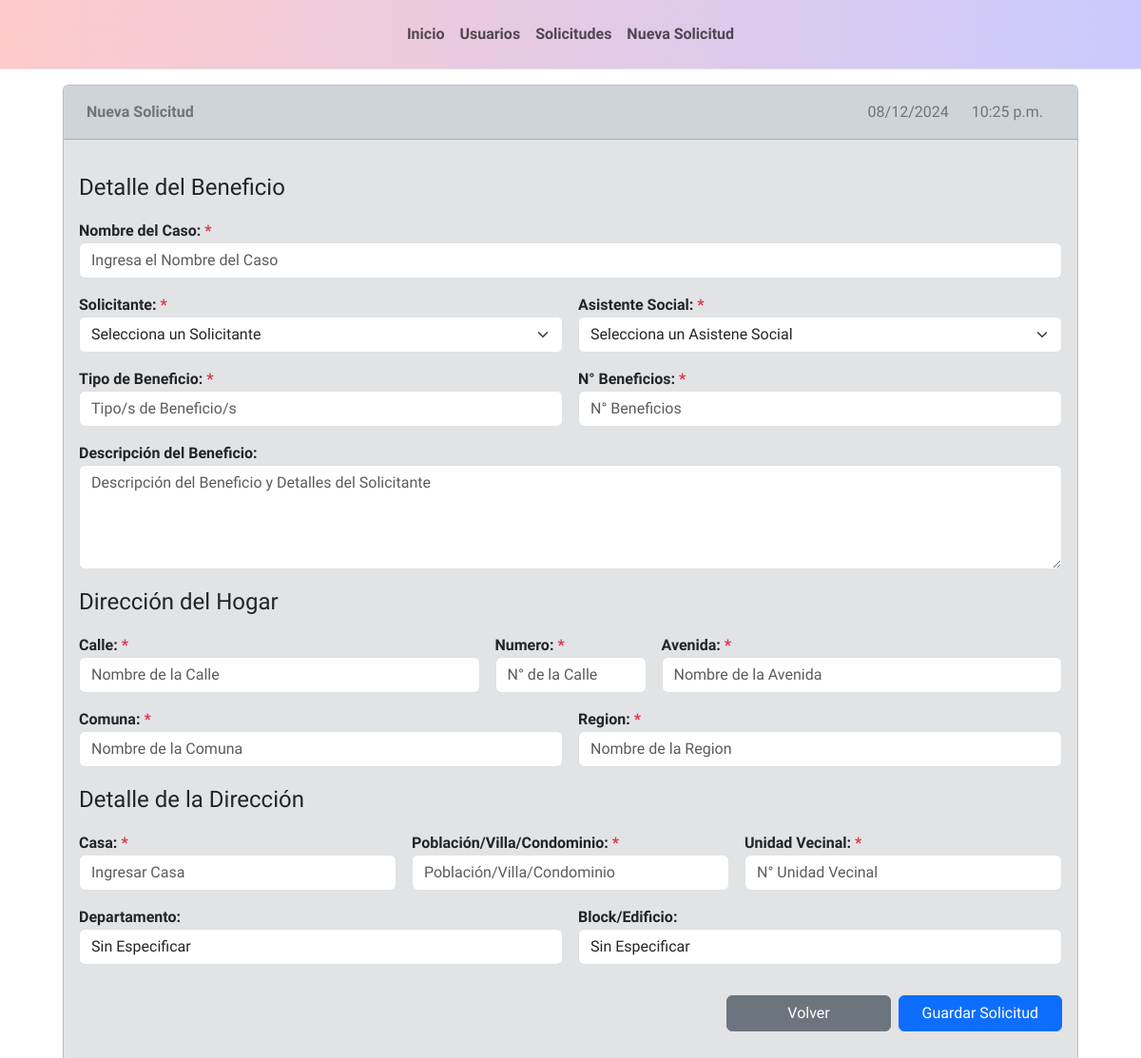
Page /ingresar_solicitud on the earlier database version.
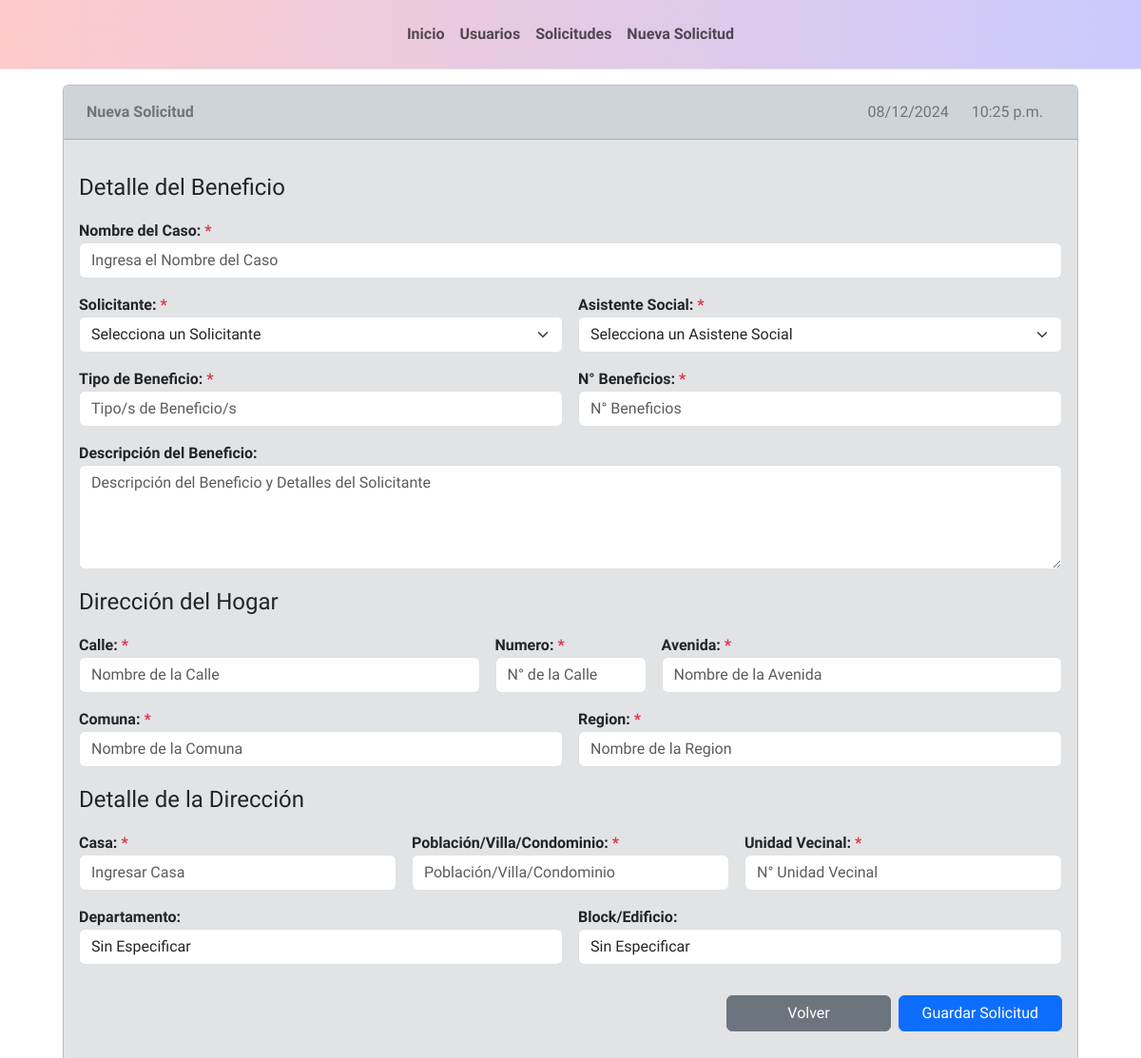
Same page on the later database version.
### solicitudes/models.py (models this page shows)
class Asistente_Social(models.Model):
    rutAsistenteSocial = models.CharField(max_length=13, primary_key=True)
    nombres = models.CharField(max_length=150, blank=False, null=False)
    apellidos = models.CharField(max_length=150, blank=False, null=False)
    telefono = models.IntegerField(blank=False, null=False)
    edad = models.IntegerField(blank=False, null=False)
    correo = models.CharField(max_length=150, blank=False, null=False)
    def __str__(self):
        return str(self.nombres +" "+ self.apellidos)

class Solicitante(models.Model):
    rutSolicitante = models.CharField(max_length=13, primary_key=True)
    primerNombre = models.CharField(max_length=100, blank=False, null=False)
    segundoNombre = models.CharField(max_length=160, blank=True, null=True)
    primerApellido = models.CharField(max_length=100, blank=False, null=False)
    segundoApellido = models.CharField(max_length=160, blank=True, null=True)
    telefono = models.IntegerField(blank=False, null=False)
    edad = models.IntegerField(blank=False, null=False)
    correo = models.EmailField(max_length=150, blank=False, null=False)
    grupoFamiliar = models.CharField(max_length=150, blank=False, null=False)
    def __str__(self):
        return str(self.rutSolicitante)

### solicitudes/views.py (the view)
# urls.py: path('ingresar_solicitud', views.addSolicitud, name='ingresar_solicitud'),
def addSolicitud(request):
    context = {}
    formSolicitud = SolicitudForm
    fecha = datetime.now().date()
    hora = datetime.now().time()
    context ['fechaLocal'] = fecha
    context ['horaLocal'] = hora
    if 'guardarSolicitud' in request.POST:
        formSolicitud = SolicitudForm(request.POST)
        formSolicitud.save()
        return redirect('obtener_solicitudes')
    context['formSolicitud'] = formSolicitud
    return render(request, 'solicitud/solicitud_add.html', context)

### solicitudes/templates/solicitud/solicitud_add.html (shortened to what the changed rows need)
{% extends 'components/base.html' %}
{% load static %}
{% block content %}
{% include 'components/navbar.html' %}
<div class="margin-default">
    <div class="container">
        <div class="row align-items-start grid row-gap-3">
            <div class="col">
                <div class="bg-secondary-subtle card">
                    <div class="card-body">
                        <form class="row g-3" method="post">
                            <div class="col-12">
                                {{ formSolicitud.nombreCasoSolicitud.label_tag }} <span class="text-danger">*</span>
                                {{ formSolicitud.nombreCasoSolicitud }}
                            </div>
                            <div class="col-md-6">
                                {{ formSolicitud.fkRutSolicitante.label_tag }} <span class="text-danger">*</span>
                                {{ formSolicitud.fkRutSolicitante }}
                            </div>
                            <div class="col-md-6">
                                {{ formSolicitud.fkRutAsistenteSocial.label_tag }} <span class="text-danger">*</span>
                                {{ formSolicitud.fkRutAsistenteSocial }}
                            </div>
                            <div class="col-md-6">
                                {{ formSolicitud.beneficio.label_tag }} <span class="text-danger">*</span>
                                {{ formSolicitud.beneficio }}
                            </div>
                            <div class="col-md-6">
                                {{ formSolicitud.cantidadBeneficios.label_tag }} <span class="text-danger">*</span>
                                {{ formSolicitud.cantidadBeneficios }}
                            </div>
                            <div class="col-12">
                                {{ formSolicitud.descripcionBeneficio.label_tag }}
                                {{ formSolicitud.descripcionBeneficio }}
                            </div>
                            <div class="col-md-5">
                                {{ formSolicitud.nombreCalle.label_tag }} <span class="text-danger">*</span>
                                {{ formSolicitud.nombreCalle }}
                            </div>
                            <div class="col-md-2">
                                {{ formSolicitud.numeroCalle.label_tag }} <span class="text-danger">*</span>
                                {{ formSolicitud.numeroCalle }}
                            </div>
                            <div class="col-md-5">
                                {{ formSolicitud.nombreAvenida.label_tag }} <span class="text-danger">*</span>
                                {{ formSolicitud.nombreAvenida }}
                            </div>
                            <div class="col-md-6">
                                {{ formSolicitud.nombreComuna.label_tag }} <span class="text-danger">*</span>
                                {{ formSolicitud.nombreComuna }}
                            </div>
                            <div class="col-md-6">
                                {{ formSolicitud.nombreRegion.label_tag }} <span class="text-danger">*</span>
                                {{ formSolicitud.nombreRegion }}
                            </div>
                            <div class="col-md-4">
                                {{ formSolicitud.casa.label_tag }} <span class="text-danger">*</span>
                                {{ formSolicitud.casa }}
                            </div>
                            <div class="col-md-4">
                                {{ formSolicitud.poblacion_villa_condominio.label_tag }} <span class="text-danger">*</span>
                                {{ formSolicitud.poblacion_villa_condominio }}
                            </div>
                            <div class="col-md-4">
                                {{ formSolicitud.unidadVecinal.label_tag }} <span class="text-danger">*</span>
                                {{ formSolicitud.unidadVecinal }}
                            </div>
                            <div class="col-md-6">
                                {{ formSolicitud.depto.label_tag }}
                                {{ formSolicitud.depto }}
                            </div>
                            <div class="col-md-6">
                                {{ formSolicitud.block_edificio.label_tag }}
                                {{ formSolicitud.block_edificio }}
                            </div>
                        </form>
                    </div>
                </div>
            </div>
        </div>
    </div>
</div>
{% endblock %}

Differences in the rows shown:
added Asistente_Social: nombreCasoSolicitud.label_tag "Nombre del Caso:", fkRutSolicitante.label_tag "Solicitante:", fkRutAsistenteSocial.label_tag "Asistente Social:", beneficio.label_tag "Tipo de Beneficio:", cantidadBeneficios.label_tag "N° Beneficios:", descripcionBeneficio.label_tag "Descripción del Beneficio:", nombreCalle.label_tag "Calle:", numeroCalle.label_tag "Numero:", nombreAvenida.label_tag "Avenida:", nombreComuna.label_tag "Comuna:", nombreRegion.label_tag "Region:", casa.label_tag "Casa:", poblacion_villa_condominio.label_tag "Población/Villa/Condominio:", unidadVecinal.label_tag "Unidad Vecinal:", depto.label_tag "Departamento:", block_edificio.label_tag "Block/Edificio:"
Other differences:
text no longer shown: "Nombre del Caso: Solicitante: Asistente Social: Tipo de Beneficio: N° Beneficios: Descripción del Beneficio: Calle: Numero: Avenida: Comuna: Region: Casa: Población/Villa/Condominio: Unidad Vecinal: Departamento: Block/Edificio:"
